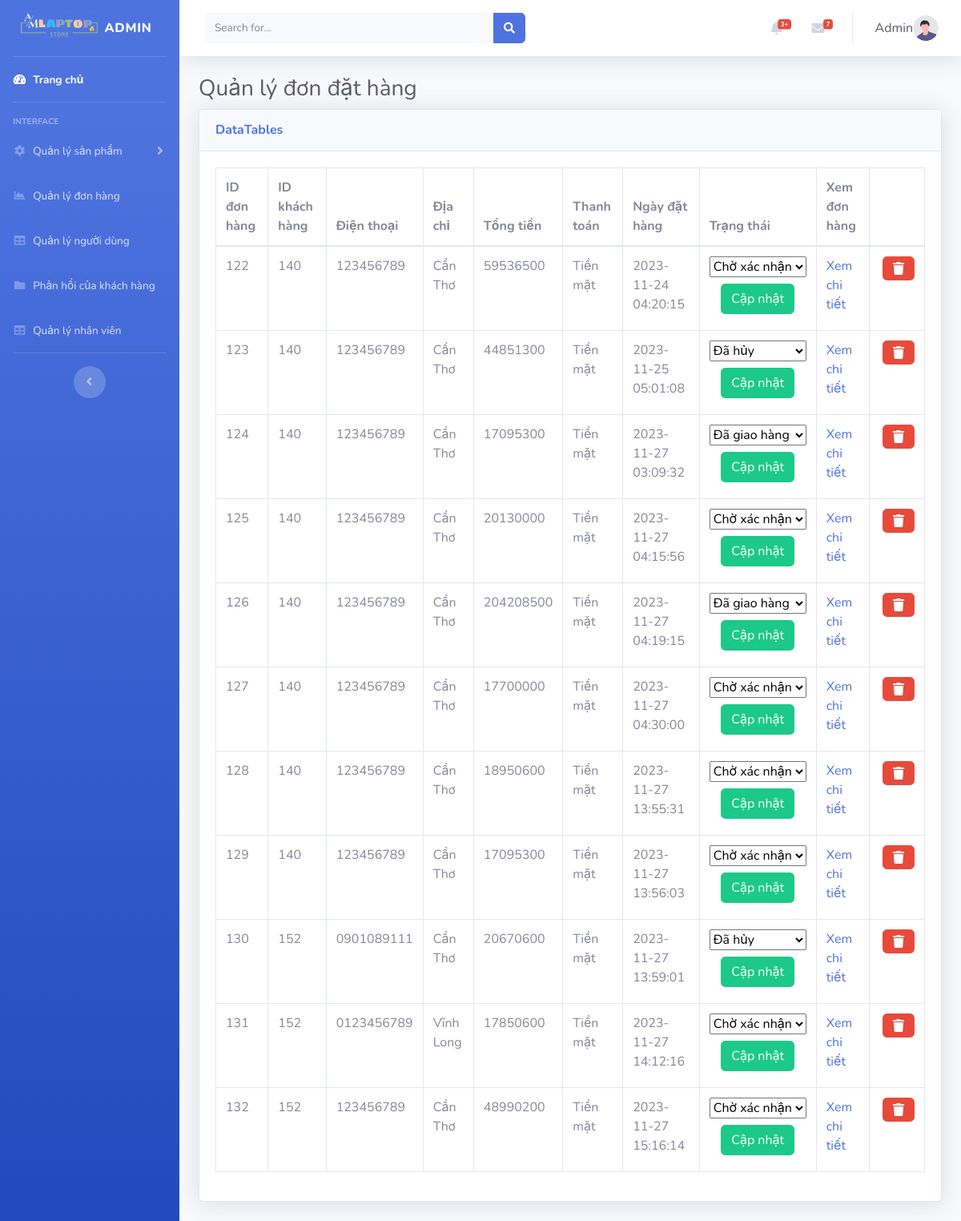
The app's page /public/admin/admin_order.php (signed in) with its own data.
### tables this page shows
CREATE TABLE `orders` (
  `id` int(11) NOT NULL,
  `uid` int(11) DEFAULT NULL,
  `address` varchar(200) DEFAULT NULL,
  `phone` varchar(200) DEFAULT NULL,
  `paid` varchar(200) DEFAULT NULL,
  `status` int(11) DEFAULT NULL,
  `date` datetime NOT NULL DEFAULT current_timestamp()
);

CREATE TABLE `status` (
  `id` int(11) NOT NULL,
  `status_code` varchar(50) NOT NULL
);

### public/admin/admin_order.php (the view, shortened to what this page needs)
<?php
include '../../partials/connect.php';
include './includes/header.php';
include './includes/navbar.php';
$stm_order = $pdo->prepare("SELECT * FROM `orders`");
$stm_order->execute();
$order = $stm_order->fetchAll();
$stm_price = $pdo->prepare("SELECT * FROM `product_detail` WHERE oid=? ");
?>
<div class="container-fluid">
    <h1 class="h3 mb-2 text-gray-800">Quản lý đơn đặt hàng</h1>
    <div class="card shadow mb-4">
        <div class="card-header py-3">
            <h6 class="m-0 font-weight-bold text-primary">DataTables</h6>
        </div>
        <div class="card-body">
            <div class="table-responsive">
                <table class="table table-bordered" id="dataTable" width="100%" cellspacing="0">
                    <thead>
                        <tr>
                            <th>ID đơn hàng</th>
                            <th>ID khách hàng</th>
                            <th>Điện thoại</th>
                            <th>Địa chỉ</th>
                            <th>Tổng tiền</th>
                            <th>Thanh toán</th>
                            <th>Ngày đặt hàng</th>
                            <th>Trạng thái</th>
                            <th>Xem đơn hàng</th>
                            <th></th>
                        </tr>
                    </thead>
                    <tbody>
                        <?php
                        if ($stm_order->rowCount() > 0) {
                            foreach ($order as $fetch_order) {
                                $stm_price->execute([$fetch_order['id']]);
                                $price = $stm_price->fetchAll();
                                $total = 0;
                                foreach ($price as $fetch_price) {
                                    $total +=  $fetch_price['price'] * $fetch_price['quanlity'];
                                }
                        ?>
                                <tr>
                                    <td><?= $fetch_order['id'] ?></td>
                                    <td><?= $fetch_order['uid'] ?></td>
                                    <td><?= htmlspecialchars($fetch_order['phone']) ?></td>
                                    <td><?= htmlspecialchars($fetch_order['address']) ?></td>
                                    <td><?= $total ?></td>
                                    <td><?= $fetch_order['paid'] ?></td>
                                    <td><?= $fetch_order['date'] ?></td>
                                    <td class="text-center">
                                        <form action="" method="POST">
                                            <select name="update_payment" class="form-select" aria-label="Default select example">
                                                <?php
                                                $status = $pdo->prepare("SELECT * FROM `status`");
                                                $status->execute();
                                                $data = $status->fetchAll();
                                                foreach ($data as $status_value) {
                                                ?>
                                                    <option <?= ($fetch_order['status'] == $status_value['id']) ? "selected" : "" ?> value=<?= $status_value['id'] ?>><?= $status_value['status_code'] ?></option>
                                                <?php } ?>
                                            </select>
                                            <div class="flex-btn">
                                                <input type="submit" name="update_order" class="btn btn-xs btn-success m-2" value="Cập nhật">
                                            </div>
                                        </form>
                                    </td>
                                    <td><a href="detail_order.php?order_id=<?= $fetch_order['id']; ?>">Xem chi tiết</a></td>
                                    <td class="justify-content-center">
                                        <form class="form-inline ml-1" action="admin_order.php?delete=<?= $fetch_order['id']; ?>" method="POST">
                                            <button type="submit" class="btn btn-xs btn-danger" name="delete-contact">
                                                <i alt="Delete" class="fa fa-trash d-flex justify-content-center"></i>
                                            </button>
                                        </form>
                                    </td>
                                </tr>
                        <?php }
                        } else {
                            echo '<p class="empty text-danger">Chưa có đơn hàng nào</p>';
                        }
                        ?>
                    </tbody>
                </table>
            </div>
        </div>
    </div>
</div>

### records on screen
orders: id "122", uid "140", phone "123456789", address "Cần Thơ", total "59536500", paid "Tiền mặt", date "2023-11-24 04:20:15", update_payment "Chờ xác nhận"
orders: id "123", uid "140", phone "123456789", address "Cần Thơ", total "44851300", paid "Tiền mặt", date "2023-11-25 05:01:08", update_payment "Đã hủy"
orders: id "124", uid "140", phone "123456789", address "Cần Thơ", total "17095300", paid "Tiền mặt", date "2023-11-27 03:09:32", update_payment "Đã giao hàng"
orders: id "125", uid "140", phone "123456789", address "Cần Thơ", total "20130000", paid "Tiền mặt", date "2023-11-27 04:15:56", update_payment "Chờ xác nhận"
orders: id "126", uid "140", phone "123456789", address "Cần Thơ", total "204208500", paid "Tiền mặt", date "2023-11-27 04:19:15", update_payment "Đã giao hàng"
orders: id "127", uid "140", phone "123456789", address "Cần Thơ", total "17700000", paid "Tiền mặt", date "2023-11-27 04:30:00", update_payment "Chờ xác nhận"
orders: id "128", uid "140", phone "123456789", address "Cần Thơ", total "18950600", paid "Tiền mặt", date "2023-11-27 13:55:31", update_payment "Chờ xác nhận"
orders: id "129", uid "140", phone "123456789", address "Cần Thơ", total "17095300", paid "Tiền mặt", date "2023-11-27 13:56:03", update_payment "Chờ xác nhận"
orders: id "130", uid "152", phone "0901089111", address "Cần Thơ", total "20670600", paid "Tiền mặt", date "2023-11-27 13:59:01", update_payment "Đã hủy"
orders: id "131", uid "152", phone "0123456789", address "Vĩnh Long", total "17850600", paid "Tiền mặt", date "2023-11-27 14:12:16", update_payment "Chờ xác nhận"
orders: id "132", uid "152", phone "123456789", address "Cần Thơ", total "48990200", paid "Tiền mặt", date "2023-11-27 15:16:14", update_payment "Chờ xác nhận"

### other values on screen
$htmlspecialchars($_SESSION["admin"]) "Admin"
